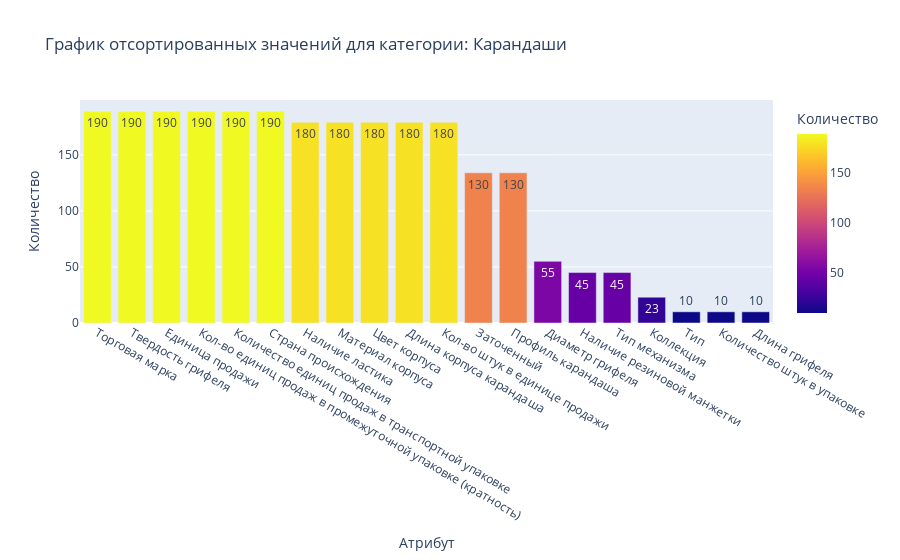

Write notebook code for a chart like this one.
### Code cell
# Сортировка по значениям (по убыванию)
sorted_items = sorted(data_dict.items(), key=lambda x: x[1], reverse=True)

# Разделение на списки ключей и значений
sorted_keys = [item[0] for item in sorted_items]
sorted_values = [item[1] for item in sorted_items]

# Создание DataFrame (необязательно, но удобно для plotly)
import pandas as pd
df = pd.DataFrame({'Атрибут': sorted_keys, 'Количество': sorted_values})

# Создание графика
fig = px.bar(
    df,
    x='Атрибут',
    y='Количество',
    title=f'График отсортированных значений для категории: {CATEGORY}',
    # labels={'Категория': 'Позиция', 'Значение': 'Количество'},
    color='Количество',  # Цветовая шкала
    text='Количество'    # Отображение значений над столбцами
)

# Настройка визуализации
fig.update_traces(texttemplate='%{text:.2s}', textposition='auto')
fig.update_layout(showlegend=False)

# Отображение графика
fig.show()
print(len(data_dict.keys()))

### Figure 1 — Plotly figure (JSON) as saved in the notebook; plotly's stock layout.template omitted (floating-point values rounded to 4 significant figures)
{"data": [{"hovertemplate": "Атрибут=%{x}<br>Количество=%{marker.color}<extra></extra>", "legendgroup": "", "marker": {"color": [189, 189, 189, 189, 189, 189, 179, 179, 179, 179, 179, 134, 134, 55, 45, 45, 23, 10, 10, 10], "coloraxis": "coloraxis", "pattern": {"shape": ""}}, "name": "", "orientation": "v", "showlegend": false, "text": [189.0, 189.0, 189.0, 189.0, 189.0, 189.0, 179.0, 179.0, 179.0, 179.0, 179.0, 134.0, 134.0, 55.0, 45.0, 45.0, 23.0, 10.0, 10.0, 10.0], "textposition": "auto", "texttemplate": "%{text:.2s}", "type": "bar", "x": ["Торговая марка", "Твердость грифеля", "Единица продажи", "Кол-во единиц продаж в промежуточной упаковке (кратность)", "Количество единиц продаж в транспортной упаковке", "Страна происхождения", "Наличие ластика", "Материал корпуса", "Цвет корпуса", "Длина корпуса карандаша", "Кол-во штук в единице продажи", "Заточенный", "Профиль карандаша", "Диаметр грифеля", "Наличие резиновой манжетки", "Тип механизма", "Коллекция", "Тип", "Количество штук в упаковке", "Длина грифеля"], "xaxis": "x", "y": [189, 189, 189, 189, 189, 189, 179, 179, 179, 179, 179, 134, 134, 55, 45, 45, 23, 10, 10, 10], "yaxis": "y"}], "layout": {"barmode": "relative", "coloraxis": {"colorbar": {"title": {"text": "Количество"}}, "colorscale": [[0, "#0d0887"], [0.1111, "#46039f"], [0.2222, "#7201a8"], [0.3333, "#9c179e"], [0.4444, "#bd3786"], [0.5556, "#d8576b"], [0.6667, "#ed7953"], [0.7778, "#fb9f3a"], [0.8889, "#fdca26"], [1, "#f0f921"]]}, "legend": {"tracegroupgap": 0}, "showlegend": false, "title": {"text": "График отсортированных значений для категории: Карандаши"}, "xaxis": {"anchor": "y", "domain": [0, 1], "title": {"text": "Атрибут"}}, "yaxis": {"anchor": "x", "domain": [0, 1], "title": {"text": "Количество"}}}}
